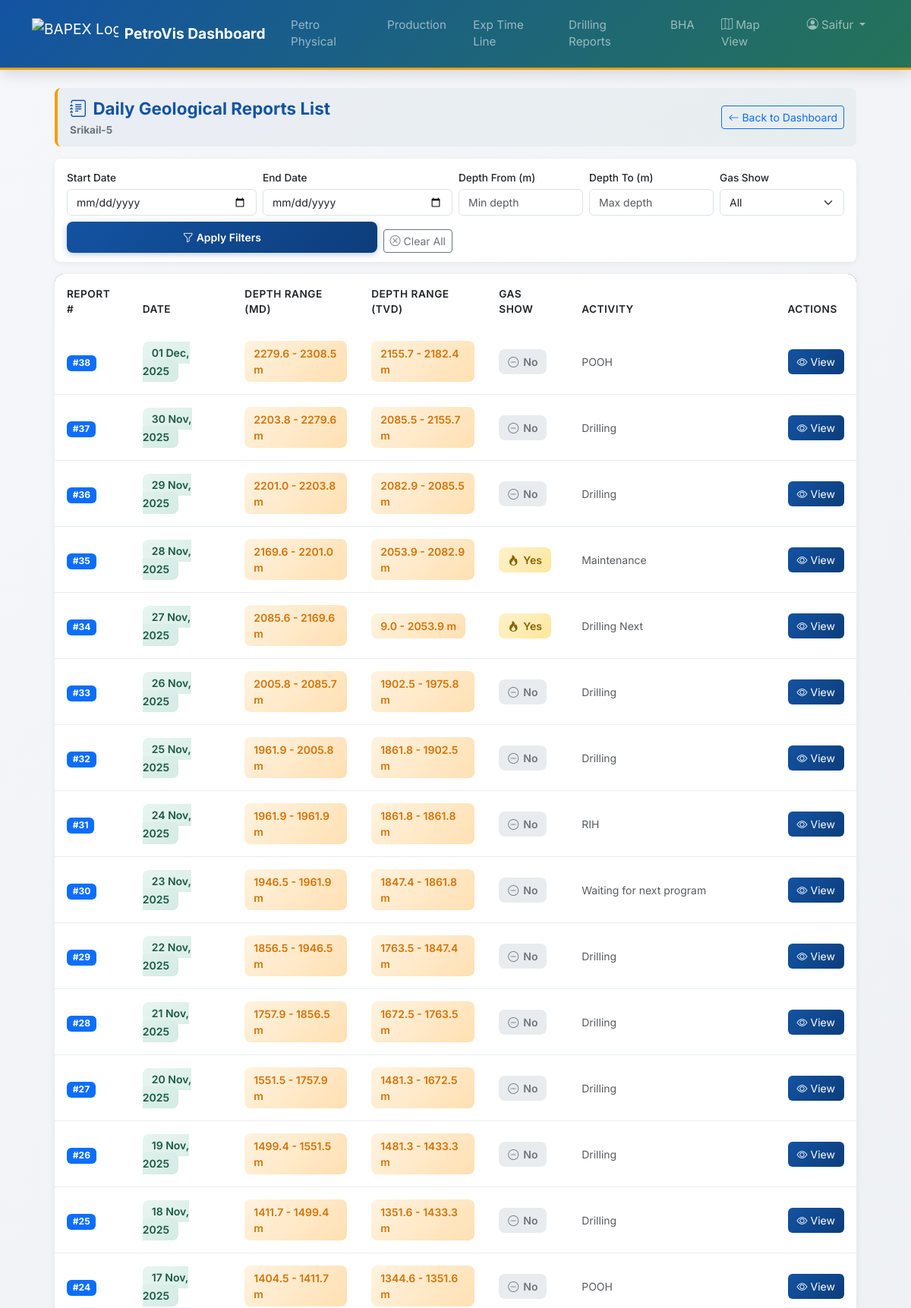
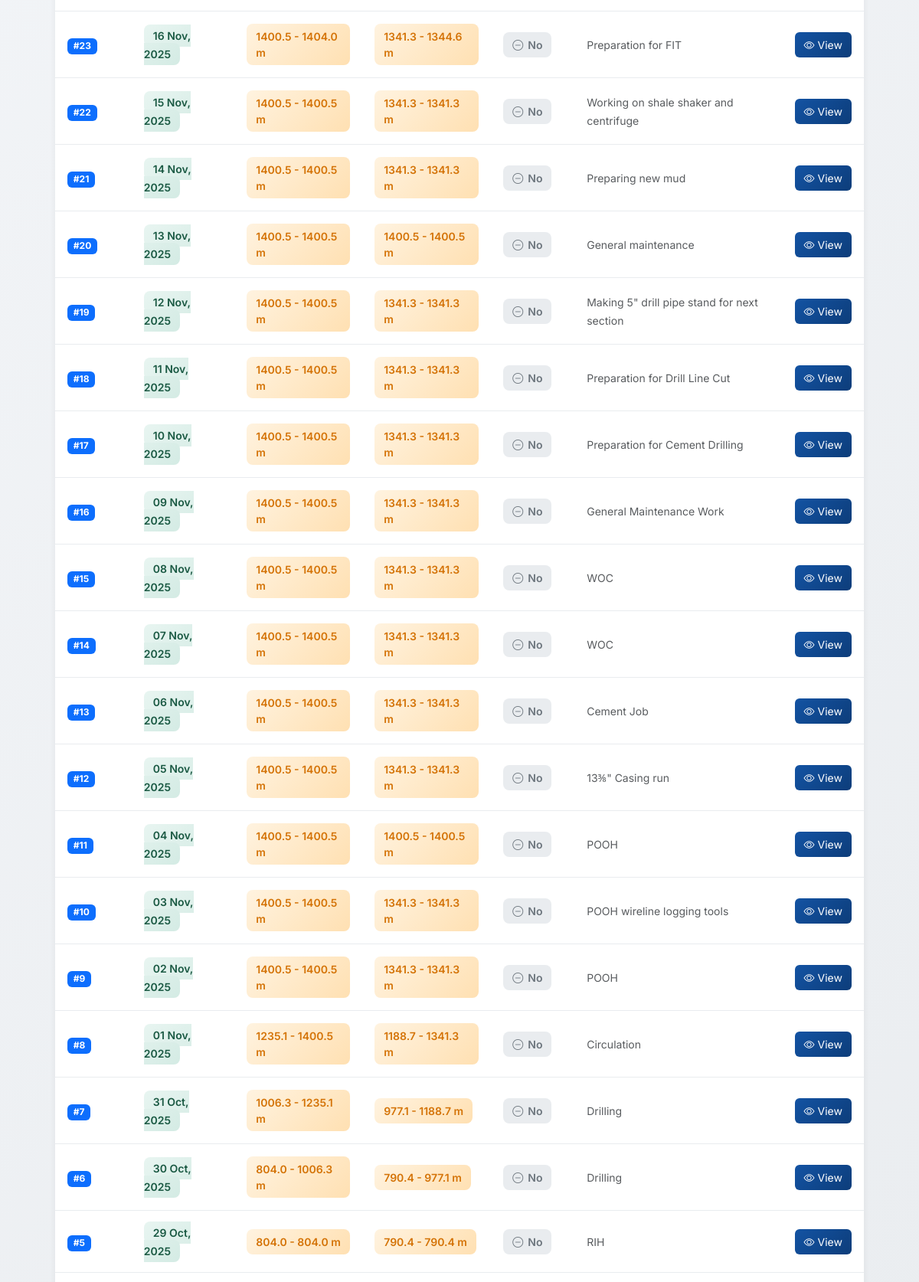
/drilling-reports/10/list/ (signed in, upper part), run on the app's committed database (2 pictures, top to bottom).
### plotter/models.py (models this page shows, shortened)
class Well(models.Model):
    name = models.CharField(max_length=100, unique=True)
    location = models.CharField(max_length=200, null=True, blank=True)
    type = models.CharField(max_length=200, null=True, blank=True)
    rig = models.CharField(max_length=200, null=True, blank=True)
    spud_date = models.DateField(null=True, blank=True)
    gas_field = models.ForeignKey(
        GasField,
        on_delete=models.CASCADE,
        related_name='wells'
    )

class DailyDrillingReport(models.Model):
    well = models.ForeignKey(Well, on_delete=models.CASCADE, related_name='drilling_reports')
    report_no = models.IntegerField(blank=True, null=True)
    date = models.DateField(blank=True, null=True)
    depth_start = models.FloatField(help_text="start depth (MD) in meters")
    depth_end = models.FloatField(help_text="end depth (MD) in meters")
    depth_start_tvd = models.FloatField(help_text="start depth (TVD) in meters", blank=True, null=True)
    depth_end_tvd = models.FloatField(help_text="end depth (TVD) in meters", blank=True, null=True)
    current_operation = models.TextField(blank=True, null=True)
    present_activity = models.TextField(blank=True, null=True)
    csg = models.TextField(blank=True, null=True)
    last_csg = models.TextField(blank=True, null=True)
    next_program = models.TextField(blank=True, null=True)
    gas_show = models.BooleanField(default=False, help_text="Indicates if any gas show was observed during this report")
    comments = models.TextField(blank=True, null=True)
    class Meta:
        ordering = ['date', 'depth_start']
        verbose_name = 'Daily Drilling Report'
        verbose_name_plural = 'Daily Drilling Reports'

### plotter/views.py (the view)
# urls.py: path('drilling-reports/<int:well_id>/list/', views.drilling_reports_list, name='drilling_reports_list'),
@login_required
def drilling_reports_list(request, well_id):
    well = get_object_or_404(Well, pk=well_id)
    start_date = request.GET.get('start_date')
    end_date = request.GET.get('end_date')
    depth_from = request.GET.get('depth_from')
    depth_to = request.GET.get('depth_to')
    gas_show = request.GET.get('gas_show')
    reports_qs = DailyDrillingReport.objects.select_related('well').filter(well_id=well_id)
    if start_date:
        reports_qs = reports_qs.filter(date__gte=start_date)
    if end_date:
        reports_qs = reports_qs.filter(date__lte=end_date)
    if depth_from:
        try:
            depth_from_float = float(depth_from)
            reports_qs = reports_qs.filter(depth_end__gte=depth_from_float)
        except (ValueError, TypeError):
            pass
    if depth_to:
        try:
            depth_to_float = float(depth_to)
            reports_qs = reports_qs.filter(depth_start__lte=depth_to_float)
        except (ValueError, TypeError):
            pass
    if gas_show == 'yes':
        reports_qs = reports_qs.filter(gas_show=True)
    elif gas_show == 'no':
        reports_qs = reports_qs.filter(gas_show=False)
    reports_qs = reports_qs.order_by('-date', '-depth_start')
    reports = []
    for report in reports_qs:
        reports.append({
            'id': report.id,
            'well_id': report.well.id,
            'well_name': report.well.name,
            'report_no': report.report_no,
            'date': report.date.strftime('%d %b, %Y') if report.date else '—',
            'date_iso': report.date.strftime('%Y-%m-%d') if report.date else '',
            'depth_start': report.depth_start,
            'depth_end': report.depth_end,
            'depth_start_tvd': report.depth_start_tvd,
            'depth_end_tvd': report.depth_end_tvd,
            'present_activity': report.present_activity,
            'current_operation': report.current_operation,
            'gas_show': report.gas_show,
        })
    context = {
        'reports': reports,
        'well': well,
        'well_id': well_id,
        'start_date': start_date,
        'end_date': end_date,
        'depth_from': depth_from,
        'depth_to': depth_to,
        'gas_show': gas_show,
    }
    return render(request, 'visualization/drilling_reports.html', context)

### plotter/templates/visualization/drilling_reports.html (shortened to what this page needs)
{% extends 'base.html' %}
{% load static %}
{% block content %}
<div class="container-fluid" style="padding-left: 5%;padding-right: 5%;">
    <div class="row">
        <main class="col-12 px-4 pt-2">
            <div class="reports-list-container">
                <div class="reports-header">
                    <div class="d-flex align-items-center justify-content-between flex-wrap gap-2">
                        <div>
                            <h1>
                                <i class="bi bi-journal-text me-2"></i>Daily Geological Reports List
                            </h1>
                            <p class="mb-0"><strong>{{ well.name }}</strong></p>
                        </div>
                        <div>
                            <a href="{% url 'drilling_reports' well_id %}" class="btn btn-outline-primary btn-sm">
                                <i class="bi bi-arrow-left me-1"></i>Back to Dashboard
                            </a>
                        </div>
                    </div>
                </div>
                <div class="reports-filters">
                    <form method="get" id="filterForm" class="row g-2">
                        <div class="col-md-3">
                            <label for="start_date" class="form-label">Start Date</label>
                            <input type="date" name="start_date" id="start_date" class="form-control" value="{{ start_date }}">
                        </div>
                        <div class="col-md-3">
                            <label for="end_date" class="form-label">End Date</label>
                            <input type="date" name="end_date" id="end_date" class="form-control" value="{{ end_date }}">
                        </div>
                        <div class="col-md-2">
                            <label for="depth_from" class="form-label">Depth From (m)</label>
                            <input type="number" name="depth_from" id="depth_from" class="form-control" step="0.1" value="{{ depth_from }}" placeholder="Min depth">
                        </div>
                        <div class="col-md-2">
                            <label for="depth_to" class="form-label">Depth To (m)</label>
                            <input type="number" name="depth_to" id="depth_to" class="form-control" step="0.1" value="{{ depth_to }}" placeholder="Max depth">
                        </div>
                        <div class="col-md-2">
                            <label for="gas_show" class="form-label">Gas Show</label>
                            <select name="gas_show" id="gas_show" class="form-select">
                                <option value="">All</option>
                            </select>
                        </div>
                        <div class="col-md-6 d-flex align-items-end gap-2">
                            <button type="submit" class="btn btn-primary btn-sm flex-grow-1">
                                <i class="bi bi-funnel me-1"></i>Apply Filters
                            </button>
                            <a href="{% url 'drilling_reports_list' well_id %}" class="btn btn-outline-secondary btn-sm">
                                <i class="bi bi-x-circle me-1"></i>Clear All
                            </a>
                        </div>
                    </form>
                </div>
                {% if reports %}
                <div class="reports-table-wrapper">
                    <div class="table-responsive">
                        <table class="table reports-table">
                            <thead>
                                <tr>
                                    <th>Report #</th>
                                    <th>Date</th>
                                    <th>Depth Range (MD)</th>
                                    <th>Depth Range (TVD)</th>
                                    <th>Gas Show</th>
                                    <th>Activity</th>
                                    <th>Actions</th>
                                </tr>
                            </thead>
                            <tbody>
                                {% for report in reports %}
                                <tr>
                                    <td>
                                        {% if report.report_no %}
                                        <span class="badge bg-primary">#{{ report.report_no }}</span>
                                        {% else %}
                                        <span class="text-muted">—</span>
                                        {% endif %}
                                    </td>
                                    <td>
                                        <span class="date-badge">{{ report.date }}</span>
                                    </td>
                                    <td>
                                        <span class="depth-badge">
                                            {{ report.depth_start|floatformat:1 }} - {{ report.depth_end|floatformat:1 }} m
                                        </span>
                                    </td>
                                    <td>
                                        {% if report.depth_start_tvd and report.depth_end_tvd %}
                                        <span class="depth-badge">
                                            {{ report.depth_start_tvd|floatformat:1 }} - {{ report.depth_end_tvd|floatformat:1 }} m
                                        </span>
                                        {% else %}
                                        <span class="text-muted">—</span>
                                        {% endif %}
                                    </td>
                                    <td>
                                        <span class="gas-show-indicator {% if report.gas_show %}gas-show-yes{% else %}gas-show-no{% endif %}">
                                            <i class="bi {% if report.gas_show %}bi-fire{% else %}bi-dash-circle{% endif %}"></i>
                                            {{ report.gas_show|yesno:"Yes,No" }}
                                        </span>
                                    </td>
                                    <td>
                                        <small class="text-muted">
                                            {{ report.present_activity}}
                                        </small>
                                    </td>
                                    <td>
                                        <div class="action-buttons">
                                            <button type="button" class="btn-view"
                                                    data-bs-toggle="modal"
                                                    data-bs-target="#reportDetailModal"
                                                    data-report-id="{{ report.id }}"
                                                    title="View Report Details">
                                                <i class="bi bi-eye"></i>
                                                View
                                            </button>
                                        </div>
                                    </td>
                                </tr>
                                {% endfor %}
                            </tbody>
                        </table>
                    </div>
                </div>
                {% else %}
                <div class="empty-state">
                    <i class="bi bi-inbox"></i>
                    <h4>No Reports Found</h4>
                    <p>No drilling reports match your current filters. Try adjusting your search criteria.</p>
                </div>
                {% endif %}
            </div>
        </main>
    </div>
</div>
{% endblock %}

### plotter/templates/base.html (shortened to what this page needs)
{% load static %}
<!DOCTYPE html>
<html lang="en">
<head>
    <link href="https://cdn.jsdelivr.net/npm/bootstrap@5.3.0/dist/css/bootstrap.min.css" rel="stylesheet">
    <link rel="stylesheet" href="https://cdn.jsdelivr.net/npm/bootstrap-icons@1.7.2/font/bootstrap-icons.css">
</head>
<body>
    <nav class="navbar navbar-expand-lg navbar-dark">
        <div class="container">
            <a class="navbar-brand d-flex align-items-center" href="{% url 'dashboard' %}">
                <img src="https://upload.wikimedia.org/wikipedia/en/f/fa/Bangladesh_Petroleum_Exploration_and_Production_Company_%28logo%29.png" alt="BAPEX Logo" height="40" class="me-2">
                <span class="fw-bold">PetroVis Dashboard</span>
            </a>
            <div class="collapse navbar-collapse" id="navbarNav">
                <ul class="navbar-nav me-auto mb-2 mb-lg-0">
                    <li class="nav-item">
                        <a class="nav-link {% if request.resolver_match.url_name == 'graph_view' %}active{% endif %}" href="{% url 'graph_view' %}">Petro Physical</a>
                    </li>
                    <li class="nav-item">
                        <a class="nav-link {% if request.resolver_match.url_name == 'production_fields' %}active{% endif %}" href="{% url 'production_fields' %}">Production</a>
                    </li>
                    <li class="nav-item">
                        <a class="nav-link {% if request.resolver_match.url_name == 'exploration_timeline' %}active{% endif %}" href="{% url 'exploration_timeline' %}">Exp Time Line</a>
                    </li>
                    <li class="nav-item">
                        <a class="nav-link {% if request.resolver_match.url_name == 'drilling_reports_index' %}active{% endif %}" href="{% url 'drilling_reports_index' %}">Drilling Reports</a>
                    </li>
                    <li class="nav-item">
                        <a class="nav-link {% if request.resolver_match.url_name == 'bha_list' %}active{% endif %}" href="{% url 'bha_list' %}">BHA</a>
                    </li>
                </ul>
                <ul class="navbar-nav">
                    <li class="nav-item">
                        <a class="nav-link" href="https://www.bogdp.gov.bd/" target="_blank">
                            <i class="bi bi-map me-1"></i>Map View
                        </a>
                    </li>
                    {% if user.is_authenticated %}
                    <li class="nav-item dropdown">
                        <a class="nav-link dropdown-toggle" href="#" id="navbarDropdown" role="button" data-bs-toggle="dropdown" aria-expanded="false">
                            <i class="bi bi-person-circle me-1"></i>{{ user.username }}
                        </a>
                    </li>
                    {% else %}
                    <li class="nav-item">
                        <a class="nav-link" href="{% url 'login' %}">
                            <i class="bi bi-box-arrow-in-right me-1"></i>Login
                        </a>
                    </li>
                    {% endif %}
                </ul>
            </div>
        </div>
    </nav>
    <div class="main-content">
        {% block content %}
        {% endblock %}
    </div>
</body>
</html>

### data on the page
Well: name "Srikail-5"
DailyDrillingReport: depth_start "2279.6", depth_end "2308.5", depth_start_tvd "2155.7", depth_end_tvd "2182.4", present_activity "POOH"
DailyDrillingReport: depth_start "2203.8", depth_end "2279.6", depth_start_tvd "2085.5", depth_end_tvd "2155.7", present_activity "Drilling"
DailyDrillingReport: depth_start "2201.0", depth_end "2203.8", depth_start_tvd "2082.9", depth_end_tvd "2085.5", present_activity "Drilling"
DailyDrillingReport: depth_start "2169.6", depth_end "2201.0", depth_start_tvd "2053.9", depth_end_tvd "2082.9", present_activity "Maintenance"
DailyDrillingReport: depth_start "2085.6", depth_end "2169.6", depth_start_tvd "9.0", depth_end_tvd "2053.9", present_activity "Drilling Next"
DailyDrillingReport: depth_start "2005.8", depth_end "2085.7", depth_start_tvd "1902.5", depth_end_tvd "1975.8", present_activity "Drilling"
DailyDrillingReport: depth_start "1961.9", depth_end "2005.8", depth_start_tvd "1861.8", depth_end_tvd "1902.5", present_activity "Drilling"
DailyDrillingReport: depth_start "1961.9", depth_end "1961.9", depth_start_tvd "1861.8", depth_end_tvd "1861.8", present_activity "RIH"
DailyDrillingReport: depth_start "1946.5", depth_end "1961.9", depth_start_tvd "1847.4", depth_end_tvd "1861.8", present_activity "Waiting for next program"
DailyDrillingReport: depth_start "1856.5", depth_end "1946.5", depth_start_tvd "1763.5", depth_end_tvd "1847.4", present_activity "Drilling"
DailyDrillingReport: depth_start "1757.9", depth_end "1856.5", depth_start_tvd "1672.5", depth_end_tvd "1763.5", present_activity "Drilling"
DailyDrillingReport: depth_start "1551.5", depth_end "1757.9", depth_start_tvd "1481.3", depth_end_tvd "1672.5", present_activity "Drilling"
DailyDrillingReport: depth_start "1499.4", depth_end "1551.5", depth_start_tvd "1481.3", depth_end_tvd "1433.3", present_activity "Drilling"
DailyDrillingReport: depth_start "1411.7", depth_end "1499.4", depth_start_tvd "1351.6", depth_end_tvd "1433.3", present_activity "Drilling"
DailyDrillingReport: depth_start "1404.5", depth_end "1411.7", depth_start_tvd "1344.6", depth_end_tvd "1351.6", present_activity "POOH"
DailyDrillingReport: depth_start "1400.5", depth_end "1404.0", depth_start_tvd "1341.3", depth_end_tvd "1344.6", present_activity "Preparation for FIT"
DailyDrillingReport: depth_start "1400.5", depth_end "1400.5", depth_start_tvd "1341.3", depth_end_tvd "1341.3", present_activity "Working on shale shaker and centrifuge"
DailyDrillingReport: depth_start "1400.5", depth_end "1400.5", depth_start_tvd "1341.3", depth_end_tvd "1341.3", present_activity "Preparing new mud"
DailyDrillingReport: depth_start "1400.5", depth_end "1400.5", depth_start_tvd "1400.5", depth_end_tvd "1400.5", present_activity "General maintenance"
DailyDrillingReport: depth_start "1400.5", depth_end "1400.5", depth_start_tvd "1341.3", depth_end_tvd "1341.3", present_activity "Making 5\" drill pipe stand for next section"
DailyDrillingReport: depth_start "1400.5", depth_end "1400.5", depth_start_tvd "1341.3", depth_end_tvd "1341.3", present_activity "Preparation for Drill Line Cut"
DailyDrillingReport: depth_start "1400.5", depth_end "1400.5", depth_start_tvd "1341.3", depth_end_tvd "1341.3", present_activity "Preparation for Cement Drilling"
DailyDrillingReport: depth_start "1400.5", depth_end "1400.5", depth_start_tvd "1341.3", depth_end_tvd "1341.3", present_activity "General Maintenance Work"
DailyDrillingReport: depth_start "1400.5", depth_end "1400.5", depth_start_tvd "1341.3", depth_end_tvd "1341.3", present_activity "WOC"
DailyDrillingReport: depth_start "1400.5", depth_end "1400.5", depth_start_tvd "1341.3", depth_end_tvd "1341.3", present_activity "WOC"
DailyDrillingReport: depth_start "1400.5", depth_end "1400.5", depth_start_tvd "1341.3", depth_end_tvd "1341.3", present_activity "Cement Job"
DailyDrillingReport: depth_start "1400.5", depth_end "1400.5", depth_start_tvd "1341.3", depth_end_tvd "1341.3", present_activity "13⅜\" Casing run"
DailyDrillingReport: depth_start "1400.5", depth_end "1400.5", depth_start_tvd "1400.5", depth_end_tvd "1400.5", present_activity "POOH"
DailyDrillingReport: depth_start "1400.5", depth_end "1400.5", depth_start_tvd "1341.3", depth_end_tvd "1341.3", present_activity "POOH wireline logging tools"
DailyDrillingReport: depth_start "1400.5", depth_end "1400.5", depth_start_tvd "1341.3", depth_end_tvd "1341.3", present_activity "POOH"
DailyDrillingReport: depth_start "1235.1", depth_end "1400.5", depth_start_tvd "1188.7", depth_end_tvd "1341.3", present_activity "Circulation"
DailyDrillingReport: depth_start "1006.3", depth_end "1235.1", depth_start_tvd "977.1", depth_end_tvd "1188.7", present_activity "Drilling"
DailyDrillingReport: depth_start "804.0", depth_end "1006.3", depth_start_tvd "790.4", depth_end_tvd "977.1", present_activity "Drilling"
DailyDrillingReport: depth_start "804.0", depth_end "804.0", depth_start_tvd "790.4", depth_end_tvd "790.4", present_activity "RIH"

### other printed values
{{ user.username }} "Saifur"
{{ report.report_no }} "38" "37" "36" "35" "34" "33" "32" "31" "30" "29" "28" "27" "26" "25" "24" "23" "22" "21" "20" "19" "18" "17" "16" "15" "14" "13" "12" "11" "10" "9" "8" "7" "6" "5"
{{ report.date }} "01 Dec, 2025" "30 Nov, 2025" "29 Nov, 2025" "28 Nov, 2025" "27 Nov, 2025" "26 Nov, 2025" "25 Nov, 2025" "24 Nov, 2025" "23 Nov, 2025" "22 Nov, 2025" "21 Nov, 2025" "20 Nov, 2025" "19 Nov, 2025" "18 Nov, 2025" "17 Nov, 2025" "16 Nov, 2025" "15 Nov, 2025" "14 Nov, 2025" "13 Nov, 2025" "12 Nov, 2025" "11 Nov, 2025" "10 Nov, 2025" "09 Nov, 2025" "08 Nov, 2025" "07 Nov, 2025" "06 Nov, 2025" "05 Nov, 2025" "04 Nov, 2025" "03 Nov, 2025" "02 Nov, 2025" "01 Nov, 2025" "31 Oct, 2025" "30 Oct, 2025" "29 Oct, 2025"
{{ report.gas_show|yesno:"Yes,No" }} "No" "No" "No" "Yes" "Yes" "No" "No" "No" "No" "No" "No" "No" "No" "No" "No" "No" "No" "No" "No" "No" "No" "No" "No" "No" "No" "No" "No" "No" "No" "No" "No" "No" "No" "No"
